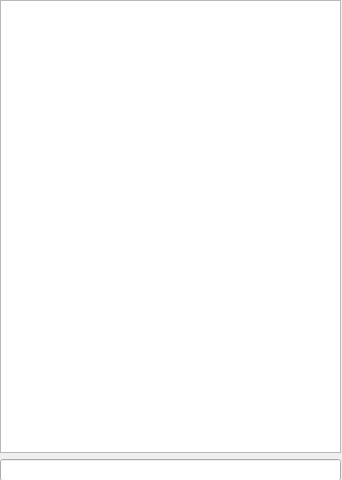
<?xml version="1.0" encoding="UTF-8"?>
<ui version="4.0">
 <class>TabTerminal</class>
 <widget class="QWidget" name="TabTerminal">
  <property name="geometry">
   <rect>
    <x>0</x>
    <y>0</y>
    <width>342</width>
    <height>480</height>
   </rect>
  </property>
  <property name="windowTitle">
   <string>Form</string>
  </property>
  <widget class="QWidget" name="verticalLayoutWidget">
   <property name="geometry">
    <rect>
     <x>0</x>
     <y>0</y>
     <width>341</width>
     <height>481</height>
    </rect>
   </property>
   <layout class="QVBoxLayout" name="verticalLayout">
    <item>
     <widget class="QTextBrowser" name="tabBrowser"/>
    </item>
    <item>
     <widget class="QLineEdit" name="tabLineEdit"/>
    </item>
   </layout>
  </widget>
 </widget>
 <resources/>
 <connections/>
</ui>
